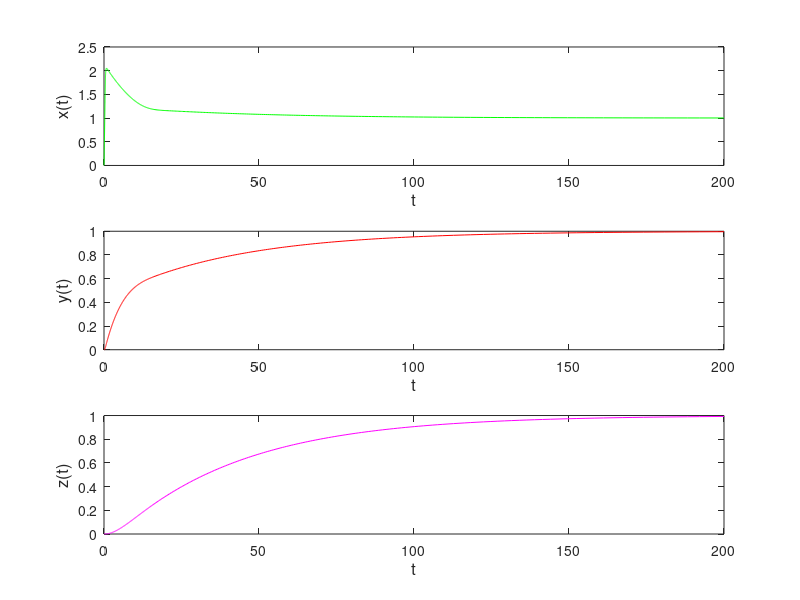

The MATLAB script that drew this image:
% Koper xyz.
epsilon=0.05
Koper=@(t,x) [-(x(1)^3)+3*x(1)-10*x(2)+5*x(3)+3;epsilon*(x(1)-2*x(2)+x(3));epsilon*(x(2)-x(3))];
options = odeset('RelTol',1e-6,'AbsTol',1e-6);
[t,xa]=ode23s(Koper,[0 200],[0,0,0],options);
subplot(3,1,1)
plot(t,xa(:,1),'g')
fsize=12;
xlabel('t','Fontsize',fsize);
ylabel('x(t)','Fontsize',fsize);
subplot(3,1,2)
plot(t,xa(:,2),'r')
xlabel('t','Fontsize',fsize);
ylabel('y(t)','Fontsize',fsize);
subplot(3,1,3)
plot(t,xa(:,3),'m')
xlabel('t','Fontsize',fsize);
ylabel('z(t)','Fontsize',fsize);